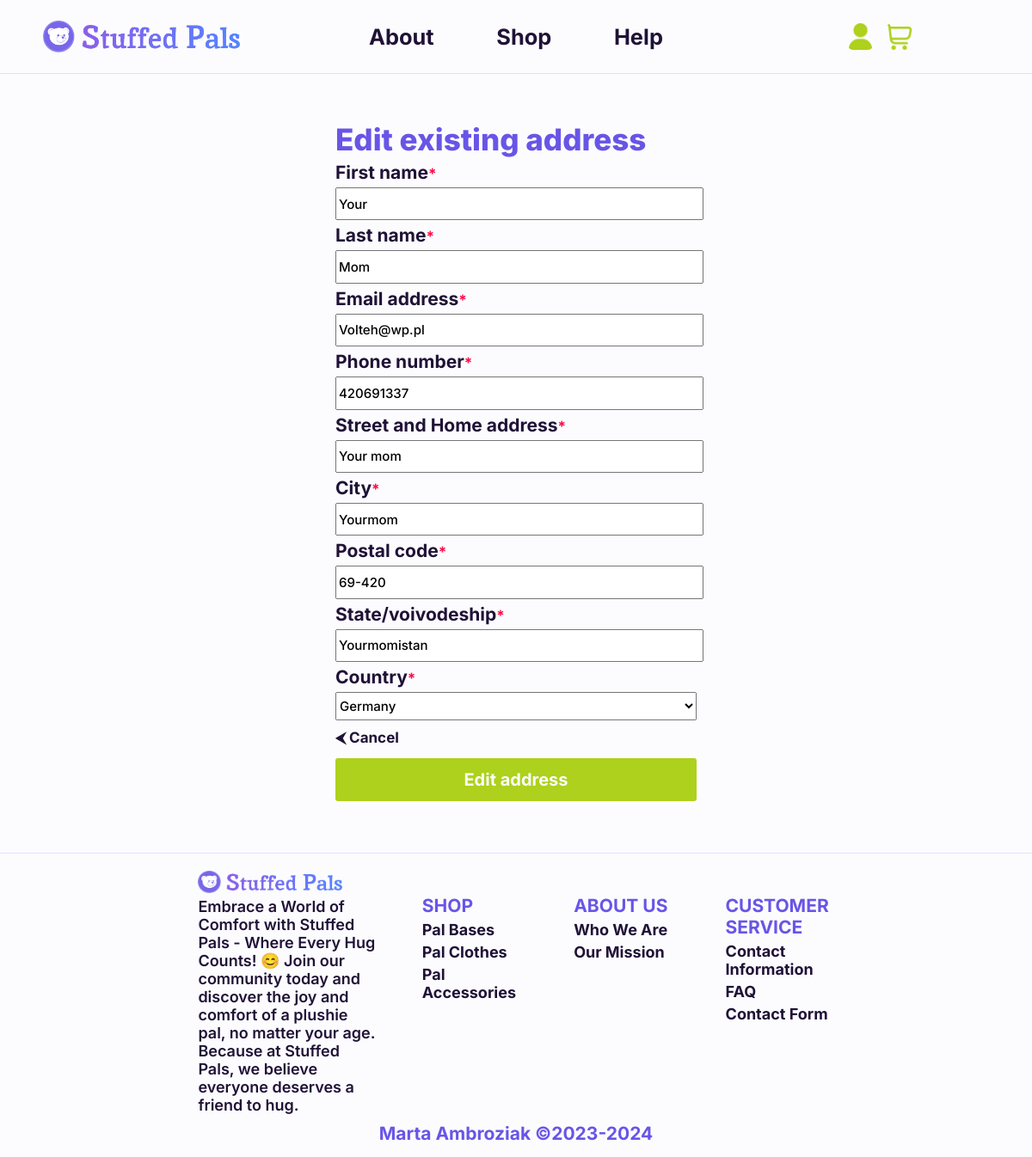
Page /user_pages/user_profile/user_address/user_address_edit_address.php?addressId=35 (signed in) on the committed database.
### tables this page shows
CREATE TABLE IF NOT EXISTS `user_address` (
  `id` int(11) NOT NULL AUTO_INCREMENT,
  `user_id` int(11) DEFAULT NULL COMMENT 'Foreign key from User',
  `user_firstname` varchar(100) DEFAULT 'Not specified',
  `user_lastname` varchar(100) DEFAULT 'Not specified',
  `user_email` varchar(255) DEFAULT 'Not specified',
  `user_phone` varchar(12) DEFAULT NULL,
  `user_homeaddress` varchar(100) DEFAULT 'Not specified',
  `user_city` varchar(100) DEFAULT 'Not specified',
  `user_postalcode` varchar(6) DEFAULT NULL,
  `user_state` varchar(100) DEFAULT 'Not specified',
  `user_country` varchar(100) DEFAULT 'Not specified',
  PRIMARY KEY (`id`),
  KEY `user_id` (`user_id`)
);

### user_pages/user_profile/user_address/user_address_edit_address.php (the view, shortened to what this page needs)
<?php
require_once "../../../init.php";
$addressId = $_GET['addressId'];
$addressQuery = $conn->prepare("SELECT * FROM user_address WHERE id = ? AND user_id = ?");
$addressQuery->bind_param("ii", $addressId, $_SESSION['user_id']);
$addressQuery->execute();
$result = $addressQuery->get_result();
$addressData = $result->fetch_assoc();
?>
<!DOCTYPE html>
<html lang="en">
<head>
    <link rel="stylesheet" href="../../../styles.css">
</head>
<body id="user-address-page">
    <?php include "../../../site_static_parts/navbar.php"; ?>
    <main class="white-background">
    <section class="form-section white-background">
            <form method="post" action="../../../user_pages/user_profile/user_address/user_address_edit_sender.php" id="user-address-form">
                <h2>Edit existing address</h2>
                <label for="firstname-field" class="form-field">
                    <h3>First name<span class="alert">*</span></h3>
                    <input type="text" id="firstname-field" name="user_firstname" required placeholder="First name (original: <?php echo htmlspecialchars($addressData['user_firstname']); ?>)"
                        maxlength="100" autocomplete="given-name"
                        value="<?php echo htmlspecialchars($addressData['user_firstname']); ?>">
                </label>
                <label for="lastname-field" class="form-field">
                    <h3>Last name<span class="alert">*</span></h3>
                    <input type="text" id="lastname-field" name="user_lastname" required placeholder="Last name (original: <?php echo htmlspecialchars($addressData['user_lastname']); ?>)"
                        maxlength="100" autocomplete="family-name"
                        value="<?php echo htmlspecialchars($addressData['user_lastname']); ?>">
                </label>
                <label for="email-field" class="form-field">
                    <h3>Email address<span class="alert">*</span></h3>
                    <input type="email" id="email-field" name="user_email" required placeholder="Email address (original: <?php echo htmlspecialchars($addressData['user_email']); ?>)"
                        maxlength="255" autocomplete="email"
                        value="<?php echo htmlspecialchars($addressData['user_email']); ?>">
                </label>
                <label for="phone-field" class="form-field">
                    <h3>Phone number<span class="alert">*</span></h3>
                    <input type="tel" id="phone-field" name="user_phone" required placeholder="Phone number (original: <?php echo htmlspecialchars($addressData['user_phone']); ?>)"
                        maxlength="12" autocomplete="tel"
                        value="<?php echo htmlspecialchars($addressData['user_phone']); ?>">
                </label>
                <label for="address-field" class="form-field">
                    <h3>Street and Home address<span class="alert">*</span></h3>
                    <input type="text" id="address-field" name="user_homeaddress" required placeholder="Home address (original: <?php echo htmlspecialchars($addressData['user_homeaddress']); ?>)"
                        maxlength="100" autocomplete="address-line1"
                        value="<?php echo htmlspecialchars($addressData['user_homeaddress']); ?>">
                </label>
                <label for="city-field" class="form-field">
                    <h3>City<span class="alert">*</span></h3>
                    <input type="text" id="city-field" name="user_city" required placeholder="City (original: <?php echo htmlspecialchars($addressData['user_city']); ?>)"
                        maxlength="100" autocomplete="address-level2"
                        value="<?php echo htmlspecialchars($addressData['user_city']); ?>">
                </label>
                <label for="postalcode-field" class="form-field">
                    <h3>Postal code<span class="alert">*</span></h3>
                    <input type="text" id="postalcode-field" name="user_postalcode" required placeholder="Postal code (original: <?php echo htmlspecialchars($addressData['user_postalcode']); ?>)"
                        maxlength="6" autocomplete="postal-code"
                        value="<?php echo htmlspecialchars($addressData['user_postalcode']); ?>">
                </label>
                <label for="state-field" class="form-field">
                    <h3>State/voivodeship<span class="alert">*</span></h3>
                    <input type="text" id="state-field" name="user_state" required placeholder="State/voivodeship (original: <?php echo htmlspecialchars($addressData['user_state']); ?>)"
                        maxlength="100" autocomplete="address-level1"
                        value="<?php echo htmlspecialchars($addressData['user_state']); ?>">
                </label>
                <label for="country-field" class="form-field">
                    <h3>Country<span class="alert">*</span></h3>
                    <select id="country-field" name="user_country" required autocomplete="country-name">
                        <option value="Germany" <?php echo ($addressData['user_country'] == 'Germany') ? 'selected' : ''; ?>>Germany</option>
                    </select>
                </label>
                <div class="form-extra-information">
                    <a class="hyperlink_text" href="../../../user_pages/user_profile/user_profile.php?content=address" title="/user_pages/user_profile/user_profile.php?content=address">&#11164 Cancel</a>
                </div>
                <button class="hyperlink_button" type="submit" name="edit-address-button" title="Edit address">
                    <div class="button-text">Edit address</div>
                </button>
            </form>
        </section>
    </main>
    <?php include "../../../site_static_parts/footer.php"; ?>
</body>
</html>

### styles.css (style rules this page uses)
:root { --white-background-color: #fcfcff; --default-color: #201236; --shadow-color: #20123673; --primary-color: #6855E7; --secondary-color: #4F40AE; --tertiary-color: #DFDFFF; --gradient-light-color: #999AF9; --gradient-dark-color: #786CED; --action-color-default: #ADD11C; --action-color-hover: #85A30C; --action-color-disabled: #999999; --alert-color: #ff0a47; --page-width: 100%; }
.white-background { background-color: var(--white-background-color); }
body { padding: 0px; margin: 0px; background-color: var(--tertiary-color); color: var(--default-color); font-family: 'Inter', sans-serif; font-weight: 500; font-size: 17px; }
main { width: 100%; }
.alert { color: var(--alert-color) !important; font-weight: bold !important; }
h1, h2, h3, h4, span, p { margin-top: 5px; margin-bottom: 5px; color: var(--default-color); }
h2 { color: var(--primary-color); font-weight: 800; font-size: 35px; }
h3 { font-weight: 700; font-size: 21px; }
span, p { font-weight: 500; font-size: 17px; }
.form-section, .form-field textarea, .form-field select, .form-field input, .form-result, .form-extra-information { width: 100%; }
.form-section { padding-top: 50px; padding-bottom: 50px; margin: auto; text-align: left; }
.form-field input, .form-field textarea, .form-field select { font-family: 'Inter', sans-serif; font-weight: 500; font-size: 15px; }
.form-field select, .form-field input { height: calc(30px + 0.2vw); }
.form-extra-information { margin-top: 10px; margin-bottom: 5px; }
a, button { text-align: center; }
.hyperlink_text, .hyperlink_text:visited, .hyperlink_icon, .hyperlink_icon:visited { position: relative; color: var(--default-color); text-decoration: none; transition: opacity 0.3s ease; }
.hyperlink_text, .hyperlink_text:visited { display:inline-block; overflow: hidden; margin: 0 auto; font-weight: 700; text-align: center; }
.hyperlink_text::before, .hyperlink_text:hover::before { position: absolute; bottom: 0; left: 0; height: 2px; background-color: var(--action-color-default); content: ""; transition: width 0.3s ease; }
.hyperlink_text::before { width: 0%; }
.hyperlink_button, .hyperlink_button:visited, .hyperlink_button_inactive, .hyperlink_button_inactive:visited { display: flex; justify-content: center; align-items: center; width: 200px; height: 50px; margin-top: 10px; margin-bottom: 10px; border: none; border-radius: 3px; font-family: 'Inter', sans-serif; font-weight: 700; font-size: 20px; text-decoration: none; }
.hyperlink_button, .hyperlink_button:visited { color: var(--white-background-color); transition: background-color 0.3s ease; cursor: pointer; }
.hyperlink_button, .hyperlink_button:visited { background-color: var(--action-color-default); }
#user-address-page .form-section { width: 35%; }
#user-address-page #user-address-form, #user-address-page #user-address-form input, #user-address-page #user-address-form select, #user-address-page .hyperlink_button { width: 100%; }

### rows in the picture
user_address: user_firstname "Your", user_lastname "Mom", user_email "Volteh@wp.pl", user_phone "420691337", user_homeaddress "Your mom", user_city "Yourmom", user_postalcode "69-420", user_state "Yourmomistan", user_country "Germany"
